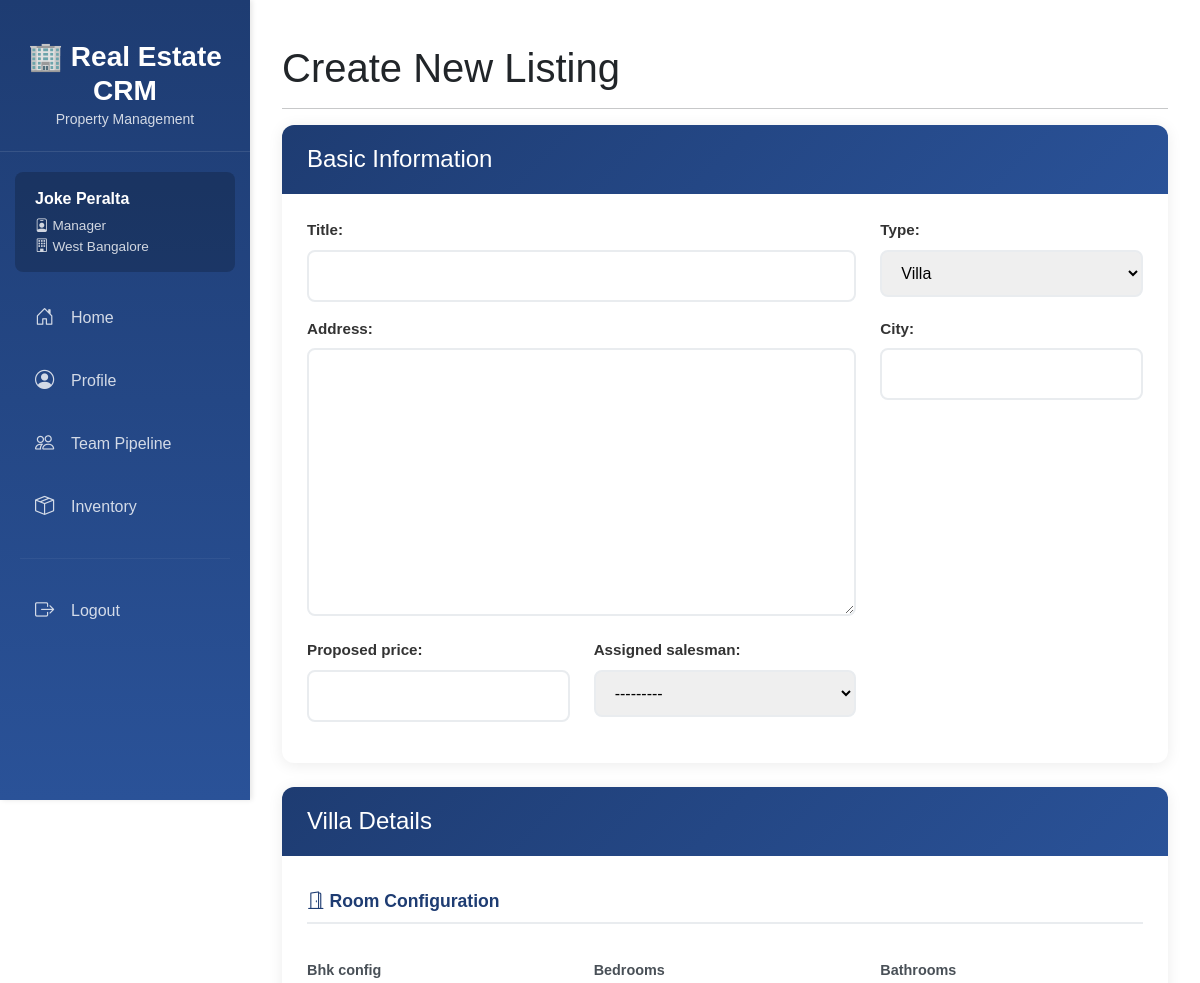
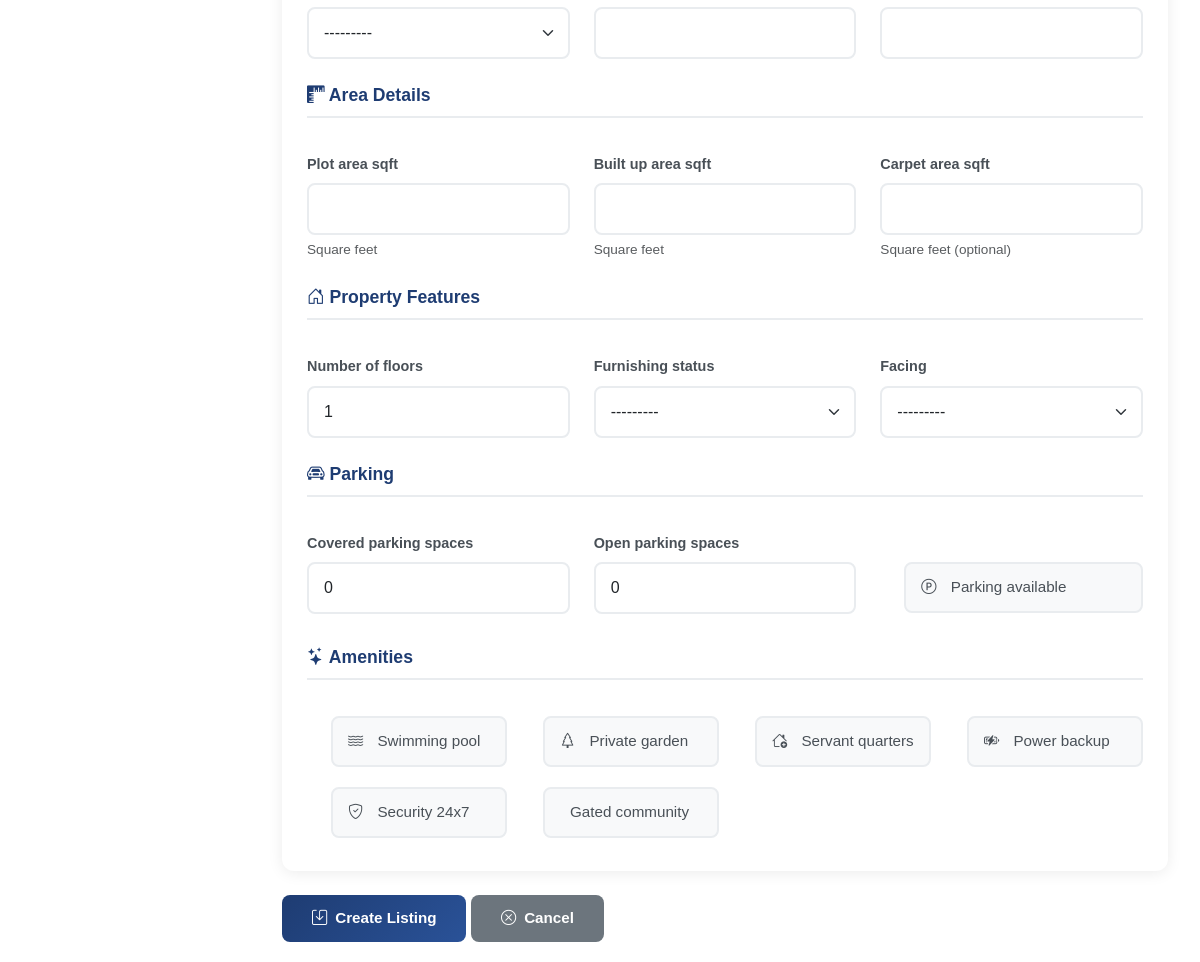
/inventory/listing/create/manager/ (signed in), run on the app's committed database (2 pictures, top to bottom).
### accounts/models.py (models this page shows)
class User(AbstractUser):
    class Role(models.TextChoices):
        CEO = "CEO", "CEO",
        MANAGER = "Manager", "Manager",
        SALESMAN = "Salesman", "Salesman"
    role = models.CharField(
        max_length=20,
        choices=Role.choices,
        default=Role.SALESMAN
    )
    branch = models.ForeignKey(
        'org.Branch',
        on_delete=models.SET_NULL,
        null=True,
        blank=True,
        related_name='users'
    )
    def __str__(self):
        return self.get_username()

### org/models.py (models this page shows, shortened)
class Branch(models.Model):
    id = models.CharField(max_length=5, primary_key=True)
    name  = models.CharField(max_length = 100)
    region = models.CharField(max_length = 100)
    address = models.TextField()
    is_active = models.BooleanField(default=True)
    class Meta:
        verbose_name = "Branch"
        verbose_name_plural = "Branches"

### inventory/models.py (models this page shows, shortened)
class Listing(models.Model):
    class typeChoices(models.TextChoices):
        VILLA = "Villa", "Villa"
        APARTMENT = "Apartment", "Apartment"
        WAREHOUSE = "Warehouse", "Warehouse"
        RETAIL_STORE = "Retail", "Retail Store"
        OFFICE_SPACE = "Office", "Office Space"
    class leadStatusChoices(models.TextChoices):
        PENDING = "Pending", "Pending Approval"
        REJECTED = "Rejected", "Rejected"
        APPROVED = "Approved", "Approved"
    class oppStatusChoices(models.TextChoices):
        PROSPECTING = "Prospecting", "Prospecting"
        NEGOTIATING = "Negotiating", "Negotiating"
        PENDING = "Pending", "Pending Approval"
        REJECTED = "Rejected", "Rejected"
        APPROVED = "Approved", "Approved"
    class saleStatusChoices(models.TextChoices):
        PROCESSING = "Processing", "Processing"
        CLOSED_WON = "ClosedW", "Closed Won"
        CLOSED_LOST = "ClosedL", "Closed Lost"
    id = models.CharField(max_length=10, primary_key=True)
    branch  = models.ForeignKey(
        'org.Branch',
        on_delete=models.CASCADE,
        related_name='listings'
    )
    type = models.TextField(
        choices=typeChoices.choices,
        default=typeChoices.VILLA)
    proposed_price = models.DecimalField(max_digits=12, decimal_places=2)
    title = models.CharField(max_length=200)
    address = models.TextField()
    city = models.CharField(max_length=100)
    lead_status = models.TextField(
        choices=leadStatusChoices.choices,
        default=leadStatusChoices.PENDING
    )
    lead_approved_by = models.ForeignKey(
        'accounts.User',
        on_delete=models.SET_NULL,
        null=True,
        blank=True,
        related_name='approved_leads'
    )
    lead_approved_at = models.DateTimeField(null=True, blank=True)
    opp_status = models.TextField(
        choices=oppStatusChoices.choices,
        null=True, blank=True
    )
    opp_approved_by = models.ForeignKey(
        'accounts.User',
        on_delete=models.SET_NULL,
        null=True,
        blank=True,
        related_name='approved_opportunities'
    )
    opp_approved_at = models.DateTimeField(null=True, blank=True)
    opp_price = models.DecimalField(max_digits=12, decimal_places=2, null=True, blank=True)
    sale_status = models.TextField(
        choices=saleStatusChoices.choices,
        null=True, blank=True
    )
    sale_closed_at = models.DateTimeField(null=True, blank=True)
    sale_price = models.DecimalField(max_digits=12, decimal_places=2, null=True, blank=True)
    created_at = models.DateTimeField(auto_now_add=True)
    updated_at = models.DateTimeField(auto_now=True)
    is_active = models.BooleanField(default=True)
    assigned_salesman = models.ForeignKey(
        'accounts.User',
        on_delete=models.SET_NULL,
        null=True,
        blank=True,
        related_name='assigned_salesmen',
        limit_choices_to={'role': 'Salesman'},
    )
    comments = models.CharField(null=True, max_length=100, blank=True)

### inventory/views.py (the view)
# urls.py: path('listing/create/manager/', views.listing_create_manager, name='listing_create_manager'),
@login_required
@user_passes_test(is_manager)
def listing_create_manager(request):
    if request.method == 'POST':
        form = ManagerListingForm(request.POST, manager=request.user)
        property_type = request.POST.get('type')
        details_form = get_details_form(property_type, request.POST)  # Fixed: was 'propoerty_type'
        form_valid = form.is_valid()
        details_valid = details_form.is_valid() if details_form else True
        if form_valid and details_valid:
            listing = form.save(commit=False)
            listing.id = generate_listing_id()
            listing.branch = request.user.branch
            listing.lead_status = Listing.leadStatusChoices.APPROVED
            listing.opp_status = Listing.oppStatusChoices.PROSPECTING
            listing.lead_approved_by = request.user
            listing.lead_approved_at = timezone.now()
            listing.created_at = timezone.now()
            listing.save()
            if details_form:
                details = details_form.save(commit=False)
                details.listing = listing
                details.save()
            messages.success(request, 'Listing created successfully')  # Fixed: was 'Listin'
            return redirect('dashboards:manager_dashboard')
        else:
            messages.error(request, 'Please correct the errors below')
    else:
        form = ManagerListingForm(manager=request.user)
    context = {
        'form': form,
        'title': 'Create New Listing',
        'submit_text': 'Create Listing',
        'is_manager': True,
        **get_all_details_forms()  # Fixed: was 'get_dall_details_forms'
    }
    return render(request, 'inventory/listing_form.html', context)  # Fixed: was {'form': form}

### inventory/forms.py
class ManagerListingForm(forms.ModelForm):
    class Meta:
        model = Listing
        fields = ['title', 'type', 'address', 'city', 'proposed_price', 'assigned_salesman']
    def __init__(self, *args, **kwargs):
        manager = kwargs.pop('manager', None)
        super().__init__(*args, **kwargs)
        if manager and hasattr(manager, 'branch'):
            self.fields['assigned_salesman'].queryset = User.objects.filter(
                branch=manager.branch,
                role='Salesman'
            ).order_by('first_name', 'last_name')

### inventory/views.py (called while the page is built)
def is_manager(user):
    return user.groups.filter(name='Manager').exists()

def get_all_details_forms():
    return {
        'villa_form': VillaDetailsForm(),
        'apartment_form': ApartmentDetailsForm(),
        'warehouse_form': WarehouseDetailsForm(),
        'retail_form': RetailDetailsForm(),
        'office_form': OfficeDetailsForm(),
    }

### inventory/templates/inventory/listing_form.html (shortened to what this page needs)
{% extends 'base.html' %}
{% load compress %}
{% load static %}
{% block extra_css %}
{% compress css %}
    <link rel="stylesheet" href="{% static 'css/components.css' %}">
{% endcompress %}
{% endblock %}
{% block content %}
<div class="container mt-4 listing-create-form">
    <h1>{{ title }}</h1>
    <hr>
    <form method="post" id="listing-form">
        <div class="card mb-4">
            <div class="card-header">
                <h4>Basic Information</h4>
            </div>
            <div class="card-body">
                <div class="row">
                    <div class="col-md-8 mb-3">
                        {{ form.title.label_tag }}
                        {{ form.title }}
                    </div>
                    <div class="col-md-4 mb-3">
                        {{ form.type.label_tag }}
                        {{ form.type }}
                    </div>
                </div>
                <div class="row">
                    <div class="col-md-8 mb-3">
                        {{ form.address.label_tag }}
                        {{ form.address }}
                    </div>
                    <div class="col-md-4 mb-3">
                        {{ form.city.label_tag }}
                        {{ form.city }}
                    </div>
                </div>
                <div class="row">
                    <div class="col-md-4 mb-3">
                        {{ form.proposed_price.label_tag }}
                        {{ form.proposed_price }}
                    </div>
                    {% if form.assigned_salesman %}
                    <div class="col-md-4 mb-3">
                        {{ form.assigned_salesman.label_tag }}
                        {{ form.assigned_salesman }}
                    </div>
                    {% endif %}
                    <div class="col-md-4 mb-3">
                    </div>
                </div>
            </div>
        </div>
        <div id="property-details-container">
            <div id="villa-fields" class="property-fields" style="display: none;">
                <div class="card mb-4">
                    <div class="card-header bg-success text-white">
                        <h4>Villa Details</h4>
                    </div>
                    <div class="card-body">
                        {% include 'inventory/partials/villa_form.html' with form=villa_form %}
                    </div>
                </div>
            </div>
        </div>
        <div class="mt-4">
            <button type="submit" class="btn btn-primary btn-lg">
                <i class="bi bi-save"></i> {{ submit_text|default:"Save" }}
            </button>
            <a href="javascript:history.back()" class="btn btn-secondary btn-lg">
                <i class="bi bi-x-circle"></i> Cancel
            </a>
        </div>
    </form>
</div>
{% endblock %}

### templates/base.html (shortened to what this page needs)
{% load static %}
{% load compress %}
<!DOCTYPE html>
<html lang="en">
<head>
    <link rel="stylesheet" href="https://cdn.jsdelivr.net/npm/bootstrap@5.3.0/dist/css/bootstrap.min.css">
    <link rel="stylesheet" href="https://cdn.jsdelivr.net/npm/bootstrap-icons@1.11.0/font/bootstrap-icons.css">
    <link rel="stylesheet" href="https://cdn.datatables.net/1.13.8/css/jquery.dataTables.min.css">
    {% compress css %}
    <link rel="stylesheet" href="{% static 'css/base.css' %}">
    {% block extra_css %}{% endblock %}
    {% endcompress %}
</head>
<body class="{% block body_class %}{% endblock %}">
    <div class="sidebar">
        <div class="brand">
            <h3>🏢 Real Estate CRM</h3>
            <small>Property Management</small>
        </div>
        <div class="user-info">
            <div class="user-name">{{ request.user.get_full_name }}</div>
            <div class="user-role">
                <i class="bi bi-person-badge"></i> {{ request.user.role }}
            </div>
            <div class="user-role">
                <i class="bi bi-building"></i> {{ request.user.branch.name }}
            </div>
        </div>
        <nav class="nav flex-column">
            <a class="nav-link {% if request.resolver_match.url_name == 'home' or request.resolver_match.url_name == 'salesman_home' or request.resolver_match.url_name == 'manager_home' %}active{% endif %}"
               href="{% url 'dashboards:home' %}">
                <i class="bi bi-house-door"></i>
                <span>Home</span>
            </a>
            <a class="nav-link {% if 'profile' in request.resolver_match.url_name %}active{% endif %}"
               href="{% url 'accounts:profile' %}">
                <i class="bi bi-person-circle"></i>
                <span>Profile</span>
            </a>
            {% if request.user.role == 'Salesman' %}
            <a class="nav-link {% if 'salesman_dashboard' in request.resolver_match.url_name %}active{% endif %}"
               href="{% url 'dashboards:salesman_dashboard' %}">
                <i class="bi bi-clipboard-check"></i>
                <span>Pipeline</span>
            </a>
            {% elif request.user.role == 'Manager' %}
            <a class="nav-link {% if 'manager_dashboard' in request.resolver_match.url_name %}active{% endif %}"
               href="{% url 'dashboards:manager_dashboard' %}">
                <i class="bi bi-people"></i>
                <span>Team Pipeline</span>
            </a>
            {% elif request.user.role == 'CEO' %}
            <a class="nav-link {% if 'ceo_dashboard' in request.resolver_match.url_name %}active{% endif %}"
               href="{% url 'dashboards:ceo_dashboard' %}">
                <i class="bi bi-building"></i>
                <span>Organization</span>
            </a>
            {% endif %}
            <a class="nav-link {% if 'inventory' in request.resolver_match.url_name %}active{% endif %}"
               href="{% url 'inventory:listing_list' %}">
                <i class="bi bi-box-seam"></i>
                <span>Inventory</span>
            </a>
            <hr style="border-color: rgba(255,255,255,0.2); margin: 20px;">
            <a class="nav-link" href="{% url 'accounts:logout' %}"
               onclick="return confirm('Are you sure you want to logout?')">
                <i class="bi bi-box-arrow-right"></i>
                <span>Logout</span>
            </a>
        </nav>
    </div>
    <div class="main-content">
        {% block content %}
        {% endblock %}
    </div>
</body>
</html>

### static/css/base.css (style rules this page uses)
body { font-family: Arial, sans-serif; }
.sidebar { position: fixed; top: 0; left: 0; height: 100vh; width: 250px; background: linear-gradient(180deg, #1e3c72 0%, #2a5298 100%); padding-top: 20px; box-shadow: 2px 0 5px rgba(0,0,0,0.1); z-index: 1000; overflow-y: auto; }
.sidebar .brand { padding: 20px; text-align: center; color: white; border-bottom: 1px solid rgba(255,255,255,0.1); margin-bottom: 20px; }
.sidebar .brand h3 { margin: 0; font-weight: bold; }
.sidebar .brand small { opacity: 0.8; }
.sidebar .nav-link { color: rgba(255,255,255,0.8); padding: 12px 20px; margin: 5px 15px; border-radius: 8px; transition: all 0.3s; display: flex; align-items: center; gap: 12px; }
.sidebar .nav-link i { font-size: 1.2rem; width: 24px; }
.sidebar .user-info { padding: 15px 20px; background: rgba(0,0,0,0.2); margin: 15px; border-radius: 8px; color: white; }
.sidebar .user-info .user-name { font-weight: bold; margin-bottom: 5px; }
.sidebar .user-info .user-role { font-size: 0.85rem; opacity: 0.8; }
.main-content { margin-left: 250px; padding: 20px; min-height: 100vh; background: white; }

### static/css/components.css (style rules this page uses)
.btn { display: inline-flex; align-items: center; gap: 12px; }
#property-details-container .card { transition: all 0.3s ease; }
.listing-create-form .card { border: none; border-radius: 12px; box-shadow: 0 2px 15px rgba(0, 0, 0, 0.08); margin-bottom: 25px; overflow: hidden; }
.listing-create-form .card-header { padding: 20px 25px; font-weight: 600; font-size: 1.1rem; border-bottom: none; background: linear-gradient(135deg, #1e3c72 0%, #2a5298 100%); color: white; }
.listing-create-form .card-header.bg-success { background: linear-gradient(135deg, #1e3c72 0%, #2a5298 100%) !important; }
.listing-create-form .card-header h4 { margin: 0; color: white; }
.listing-create-form .card-body { padding: 25px; }
.listing-create-form label { font-weight: 600; color: #333; margin-bottom: 8px; font-size: 0.95rem; display: block; }
.listing-create-form .form-control, .listing-create-form .form-select, .listing-create-form input[type="text"], .listing-create-form input[type="number"], .listing-create-form input[type="email"], .listing-create-form textarea, .listing-create-form select { width: 100%; padding: 12px 15px; border: 2px solid #e9ecef; border-radius: 8px; font-size: 1rem; transition: border-color 0.3s, box-shadow 0.3s; }
.listing-create-form textarea { resize: vertical; min-height: 100px; }
.property-fields { animation: fadeIn 0.3s ease-in; }
.listing-create-form .btn { padding: 12px 30px; border-radius: 8px; font-weight: 600; font-size: 0.95rem; transition: all 0.3s; display: inline-flex; align-items: center; gap: 8px; }
.listing-create-form .btn-primary { background: linear-gradient(135deg, #1e3c72 0%, #2a5298 100%); border: none; color: white; }
.listing-create-form .btn-secondary { background: #6c757d; border: none; color: white; }
.property-form-partial .form-control, .property-form-partial .form-select, .property-form-partial input[type="text"], .property-form-partial input[type="number"], .property-form-partial select { width: 100%; padding: 12px 15px; border: 2px solid #e9ecef; border-radius: 8px; font-size: 1rem; transition: border-color 0.3s, box-shadow 0.3s; }

### data on the page
User: user.get_full_name "Joke Peralta", user.role "Manager", user.branch.name "West Bangalore"

### other printed values
{{ title }} "Create New Listing"
{{ submit_text|default:"Save" }} "Create Listing"
